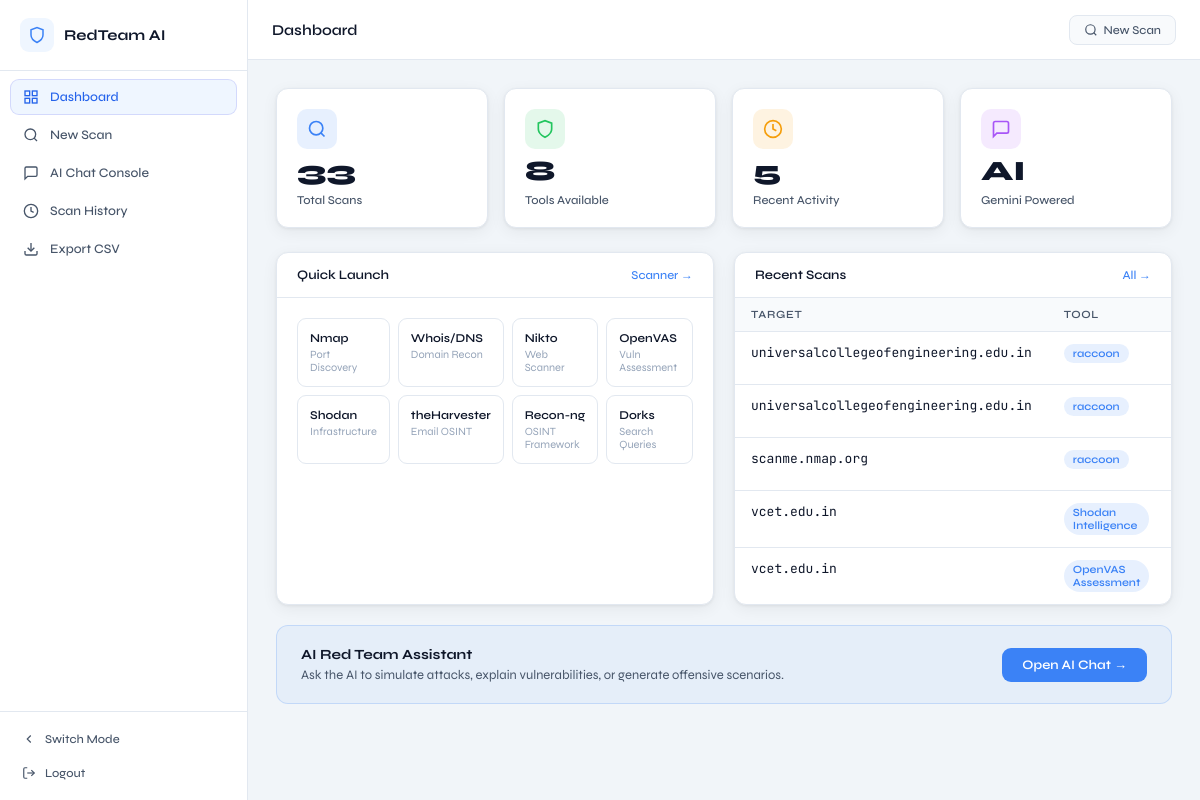
The app's page /individual (signed in) with its own data.
### app.py (models this page shows)
class AuditLog(db.Model):
    id             = db.Column(db.Integer, primary_key=True)
    user_id        = db.Column(db.Integer, db.ForeignKey('user.id'), nullable=False)
    target         = db.Column(db.String(150), nullable=False)
    tool_used      = db.Column(db.String(80),  nullable=False)
    timestamp      = db.Column(db.DateTime, default=datetime.utcnow)
    status         = db.Column(db.String(50))
    output_summary = db.Column(db.Text)
    user           = db.relationship('User', backref=db.backref('logs', lazy=True))

### app.py (the view)
@app.route('/individual')
@login_required
def individual_dashboard():
    session['mode'] = 'individual'
    logs  = AuditLog.query.filter_by(user_id=current_user.id).order_by(AuditLog.timestamp.desc()).limit(5).all()
    total = AuditLog.query.filter_by(user_id=current_user.id).count()
    return render_template('individual/dashboard.html', logs=logs, total_scans=total)

### app.py (called while the page is built)
@login_manager.user_loader
def load_user(uid): return User.query.get(int(uid))

### templates/individual/dashboard.html (shortened to what this page needs)
{% extends "base.html" %}{% from "individual/_nav.html" import individual_nav %}
{% block page_title %}Dashboard{% endblock %}
{% block sidebar_nav %}{{ individual_nav('dashboard') }}{% endblock %}
{% block topbar_right %}<a href="{{ url_for('individual_scan') }}" class="topbar-btn"><svg width="14" height="14" viewBox="0 0 24 24" fill="none" stroke="currentColor" stroke-width="2"><circle cx="11" cy="11" r="8"/><line x1="21" y1="21" x2="16.65" y2="16.65"/></svg>New Scan</a>{% endblock %}
{% block content %}
<div class="stats-row">
  <div class="stat-card"><div class="stat-icon stat-blue"><svg width="20" height="20" viewBox="0 0 24 24" fill="none" stroke="currentColor" stroke-width="2"><circle cx="11" cy="11" r="8"/><line x1="21" y1="21" x2="16.65" y2="16.65"/></svg></div><div class="stat-value">{{ total_scans }}</div><div class="stat-label">Total Scans</div></div>
  <div class="stat-card"><div class="stat-icon stat-green"><svg width="20" height="20" viewBox="0 0 24 24" fill="none" stroke="currentColor" stroke-width="2"><path d="M12 22s8-4 8-10V5l-8-3-8 3v7c0 6 8 10 8 10z"/></svg></div><div class="stat-value">8</div><div class="stat-label">Tools Available</div></div>
  <div class="stat-card"><div class="stat-icon stat-amber"><svg width="20" height="20" viewBox="0 0 24 24" fill="none" stroke="currentColor" stroke-width="2"><circle cx="12" cy="12" r="10"/><polyline points="12 6 12 12 16 14"/></svg></div><div class="stat-value">{{ logs|length }}</div><div class="stat-label">Recent Activity</div></div>
  <div class="stat-card"><div class="stat-icon stat-purple"><svg width="20" height="20" viewBox="0 0 24 24" fill="none" stroke="currentColor" stroke-width="2"><path d="M21 15a2 2 0 01-2 2H7l-4 4V5a2 2 0 012-2h14a2 2 0 012 2z"/></svg></div><div class="stat-value">AI</div><div class="stat-label">Gemini Powered</div></div>
</div>
<div class="content-grid-2">
  <div class="card"><div class="card-head"><span>Quick Launch</span><a href="{{ url_for('individual_scan') }}" class="card-action">Scanner →</a></div>
  <div class="card-body">
    <div class="tool-launch-grid">
      {% for tid,name,desc,color in [('nmap','Nmap','Port Discovery','blue'),('recon','Whois/DNS','Domain Recon','green'),('nikto','Nikto','Web Scanner','amber'),('openvas','OpenVAS','Vuln Assessment','red'),('shodan','Shodan','Infrastructure','purple'),('harvester','theHarvester','Email OSINT','cyan'),('recon_ng','Recon-ng','OSINT Framework','orange'),('dorks','Dorks','Search Queries','pink')] %}
      <a href="{{ url_for('individual_scan') }}?tool={{ tid }}" class="tool-launch-card tool-{{ color }}"><div class="tool-launch-name">{{ name }}</div><div class="tool-launch-desc">{{ desc }}</div></a>
      {% endfor %}
    </div>
  </div></div>
  <div class="card"><div class="card-head"><span>Recent Scans</span><a href="{{ url_for('individual_history') }}" class="card-action">All →</a></div>
  <div class="card-body p0">
    {% if logs %}<table class="data-table"><thead><tr><th>Target</th><th>Tool</th><th>Time</th></tr></thead><tbody>
    {% for l in logs %}<tr><td><code class="mono">{{ l.target }}</code></td><td><span class="badge badge-blue">{{ l.tool_used }}</span></td><td class="muted-text small-text">{{ l.timestamp.strftime('%m/%d %H:%M') }}</td></tr>{% endfor %}
    </tbody></table>{% else %}<div class="empty-state"><p>No scans yet.</p></div>{% endif %}
  </div></div>
</div>
<div class="cta-banner cta-blue"><div class="cta-text"><strong>AI Red Team Assistant</strong><span>Ask the AI to simulate attacks, explain vulnerabilities, or generate offensive scenarios.</span></div><a href="{{ url_for('individual_chat') }}" class="cta-btn">Open AI Chat →</a></div>
{% endblock %}

### static/css/styles.css (style rules this page uses)
:root { --blue:#3b82f6;--blue-dim:#1d4ed8;--indigo:#6366f1;--indigo-dim:#4338ca; --green:#22c55e;--red:#ef4444;--amber:#f59e0b;--orange:#f97316; --purple:#a855f7;--cyan:#06b6d4;--pink:#ec4899;--slate:#64748b; --bg:#f1f5f9;--surface:#fff;--surface2:#f8fafc;--border:#e2e8f0;--border2:#cbd5e1; --text:#0f172a;--text2:#475569;--text3:#94a3b8; --sidebar-bg:#fff;--sidebar-border:#e2e8f0; --nav-active-bg:#eff6ff;--nav-active-c:#2563eb;--nav-hover-bg:#f8fafc; --radius:12px;--shadow:0 1px 3px rgba(0,0,0,.06),0 4px 16px rgba(0,0,0,.06); }
*,*::before,*::after { box-sizing:border-box;margin:0;padding:0; }
html,body { height:100%; }
body { font-family:'Syne',sans-serif;background:var(--bg);color:var(--text);-webkit-font-smoothing:antialiased; }
a { text-decoration:none;color:inherit; }
.mono { font-family:'JetBrains Mono',monospace; }
.topbar-btn { display:flex;align-items:center;gap:6px;padding:7px 14px;border-radius:8px;font-size:12px;font-weight:500;background:var(--surface2);color:var(--text2);border:1px solid var(--border);transition:all .15s;font-family:'Syne',sans-serif;cursor:pointer;text-decoration:none; }
.stats-row { display:grid;grid-template-columns:repeat(4,1fr);gap:16px;margin-bottom:24px; }
.stat-card { background:var(--surface);border:1px solid var(--border);border-radius:var(--radius);padding:20px;display:flex;flex-direction:column;gap:8px;box-shadow:var(--shadow); }
.stat-icon { width:40px;height:40px;border-radius:10px;display:flex;align-items:center;justify-content:center; }
.stat-blue { background:rgba(59,130,246,.12);color:var(--blue); }
.stat-green { background:rgba(34,197,94,.12);color:var(--green); }
.stat-amber { background:rgba(245,158,11,.12);color:var(--amber); }
.stat-purple { background:rgba(168,85,247,.12);color:var(--purple); }
.stat-value { font-size:28px;font-weight:800;color:var(--text);line-height:1; }
.stat-label { font-size:12px;color:var(--text2);font-weight:500; }
.card { background:var(--surface);border:1px solid var(--border);border-radius:var(--radius);box-shadow:var(--shadow);overflow:hidden; }
.card-head { display:flex;align-items:center;justify-content:space-between;padding:14px 20px;border-bottom:1px solid var(--border);font-size:13px;font-weight:600;color:var(--text); }
.card-action { font-size:12px;color:var(--blue);font-weight:500; }
.card-body { padding:20px; }
.card-body.p0 { padding:0; }
.content-grid-2 { display:grid;grid-template-columns:1fr 1fr;gap:20px;margin-bottom:20px; }
.tool-launch-grid { display:grid;grid-template-columns:repeat(4,1fr);gap:8px; }
.tool-launch-card { padding:12px;border-radius:9px;border:1px solid var(--border);transition:all .2s;cursor:pointer;display:block;text-decoration:none; }
.tool-launch-name { font-size:12px;font-weight:600;color:var(--text);margin-bottom:3px; }
.tool-launch-desc { font-size:11px;color:var(--text3); }
.data-table { width:100%;border-collapse:collapse;font-size:13px; }
.data-table th { padding:10px 16px;text-align:left;font-size:11px;font-weight:600;text-transform:uppercase;letter-spacing:.06em;color:var(--text2);background:var(--surface2);border-bottom:1px solid var(--border); }
.data-table td { padding:12px 16px;border-bottom:1px solid var(--border);color:var(--text);vertical-align:top; }
.data-table tbody tr:last-child td { border-bottom:none; }
.muted-text { color:var(--text2)!important; }
.small-text { font-size:12px; }
.badge { display:inline-flex;align-items:center;padding:3px 9px;border-radius:999px;font-size:11px;font-weight:600; }
.badge-blue { background:rgba(59,130,246,.12);color:var(--blue); }
.cta-banner { display:flex;align-items:center;justify-content:space-between;gap:20px;padding:20px 24px;border-radius:var(--radius);border:1px solid;margin-top:20px; }
.cta-blue { background:rgba(59,130,246,.06);border-color:rgba(59,130,246,.2); }
.cta-text { display:flex;flex-direction:column;gap:4px; }
.cta-text strong { font-size:14px;font-weight:700;color:var(--text); }
.cta-text span { font-size:13px;color:var(--text2); }
.cta-btn { padding:9px 20px;border-radius:9px;font-size:13px;font-weight:600;background:var(--blue);color:#fff;white-space:nowrap;transition:background .2s; }

### records on screen
AuditLog: target "universalcollegeofengineering.edu.in", tool_used "raccoon"
AuditLog: target "universalcollegeofengineering.edu.in", tool_used "raccoon"
AuditLog: target "scanme.nmap.org", tool_used "raccoon"
AuditLog: target "vcet.edu.in", tool_used "Shodan Intelligence"
AuditLog: target "vcet.edu.in", tool_used "OpenVAS Assessment"

### other values on screen
{{ total_scans }} "33"
{{ logs|length }} "5"
{{ name }} "Nmap" "Whois/DNS" "Nikto" "OpenVAS" "Shodan" "theHarvester" "Recon-ng" "Dorks"
{{ desc }} "Port Discovery" "Domain Recon" "Web Scanner" "Vuln Assessment" "Infrastructure" "Email OSINT" "OSINT Framework" "Search Queries"
